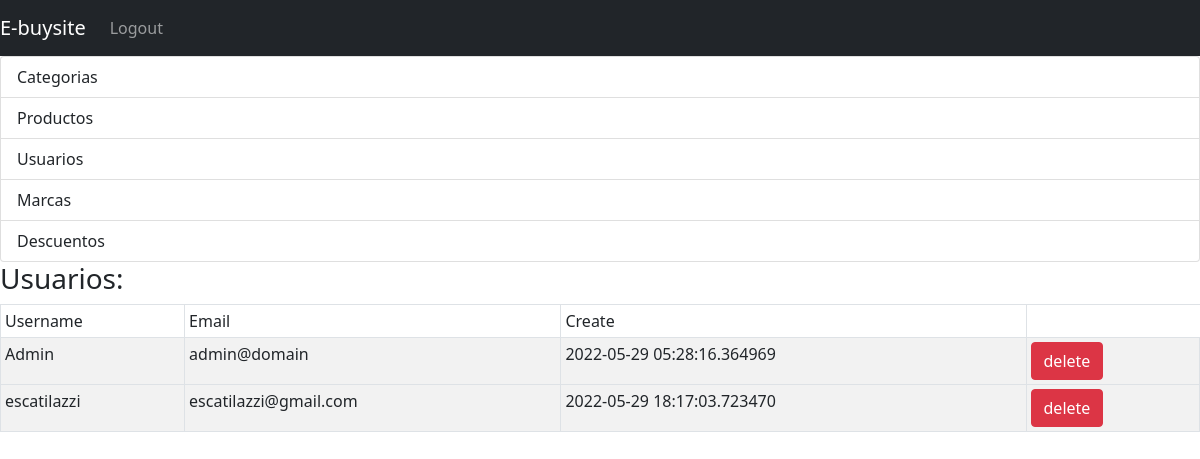
Page /admin/home (signed in) on the earlier database version.
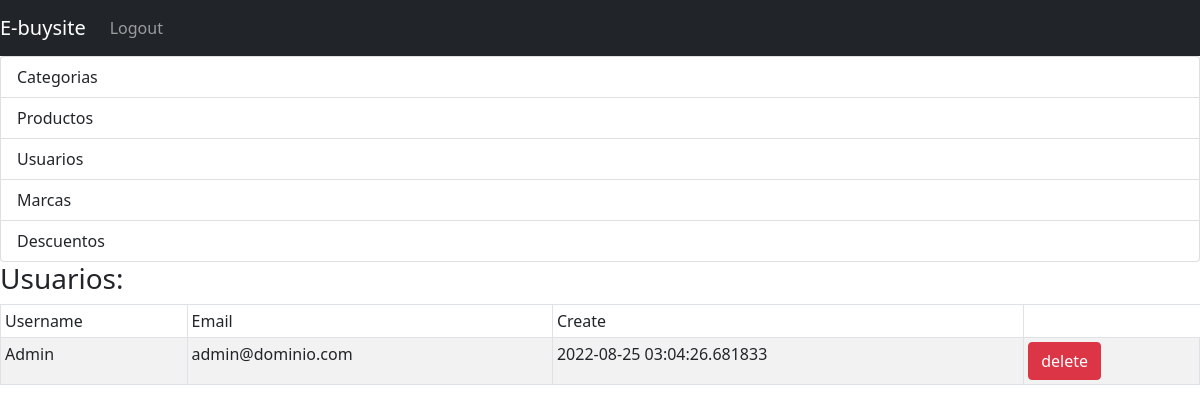
Same page on the later database version.
### src/models.py (models this page shows, shortened)
class User(UserMixin,db.Model):
    __tablename__ = "user"
    id = db.Column(db.Integer, primary_key=True)
    email = db.Column(db.String(120), unique=True)
    username = db.Column(db.String(256), unique=True, index=True)
    password_hash = db.Column(db.String(128))
    created = db.Column(db.DateTime, default=datetime.utcnow(), nullable=False)
    roles = db.relationship("Role", secondary="user_roles", viewonly=True)

### src/admin/utils.py (the view)
	def wrapper(*args, **kwargs):
		if current_user.is_authenticated and current_user.id == 1:
			return func(*args, **kwargs)
		else:
			return "You are not Authorized to access this URL."

### src/admin/routes.py (called while the page is built)
@admin_bp.route('/admin/home')
@admin_required
def home():
    q_users = db.session.query(User.username, User.email, User.created)
    return render_template('admin/home.html', users=q_users)

### src/admin/utils.py (called while the page is built)
def admin_required(func):
	def wrapper(*args, **kwargs):
		if current_user.is_authenticated and current_user.id == 1:
			return func(*args, **kwargs)
		else:
			return "You are not Authorized to access this URL."
	wrapper.__name__ = func.__name__
	return wrapper

### src/models.py (called while the page is built)
@login_manager.user_loader
def load_user(usr_id):
    return User.query.get(int(usr_id))

### src/templates/admin/home.html (shortened to what this page needs)
{% extends 'admin/base.html' %}
{% block body %}
<h3>Usuarios:</h3>
<table class="table table-striped table-hover table-bordered table-sm bg-white">
    <thead>
        <tr>
            <td>Username</td>
            <td>Email</td>
            <td>Create</td>
        </tr>
    </thead>
    {% for user in users %}
    <tbody>
        <tr>
            <td>{{user.0}}</td>
            <td>{{user.1}}</td>
            <td>{{user.2}}</td>
            <td>
                <a href="/deleteUser/{{user.0}}" class="btn btn-danger btn-delete">delete</a>
              </td>
        </tr>
    </tbody>
    {% endfor %}
</table>
{% endblock %}

### src/templates/admin/base.html (shortened to what this page needs)
<!DOCTYPE html>
<html>
<head>
  <link rel='stylesheet' href='{{ url_for('static', filename='css/stylesheet.css')}}'>
  <link href="https://cdn.jsdelivr.net/npm/bootstrap@5.0.2/dist/css/bootstrap.min.css" rel="stylesheet">
</head>
<body>
    <nav class="navbar navbar-expand-md navbar-dark bg-dark">
      <a class="navbar-brand" href="{{ url_for('public.home')}}">E-buysite</a>
      <div class="collapse navbar-collapse" id="navbarNav">
        <ul class="navbar-nav">
              {% if current_user.is_anonymous %}
              <li class="nav-item"><a class="nav-link" href="{{ url_for('account.login')}}">Login</a></li>
              {% else %}
              <li class="nav-item"><a class="nav-link" href="{{ url_for('account.logout')}}">Logout</a>
              {% endif %}
            </li>
        </ul>
      </div>
    </nav>
    <div class="list-group">
      <a href="{{ url_for('admin.addCategory')}}" class="list-group-item list-group-item-action">Categorias</a>
      <a href="{{ url_for('admin.addProduct')}}" class="list-group-item list-group-item-action">Productos</a>
      <a href="#" class="list-group-item list-group-item-action">Usuarios</a>
      <a href="{{ url_for('admin.addBrand')}}" class="list-group-item list-group-item-action">Marcas</a>
      <a href="{{ url_for('admin.addDiscount')}}" class="list-group-item list-group-item-action">Descuentos</a>
    </div>
  {% block body %}{% endblock %}
</body>
</html>

### src/static/css/stylesheet.css (style rules this page uses)
body { margin: 0; }

Differences in the rows shown:
removed User: username "escatilazzi", email "escatilazzi@gmail.com", created "2022-05-29 18:17:03.723470"
changed User "Admin": email "admin@domain" → "admin@dominio.com"; created "2022-05-29 05:28:16.364969" → "2022-08-25 03:04:26.681833"
